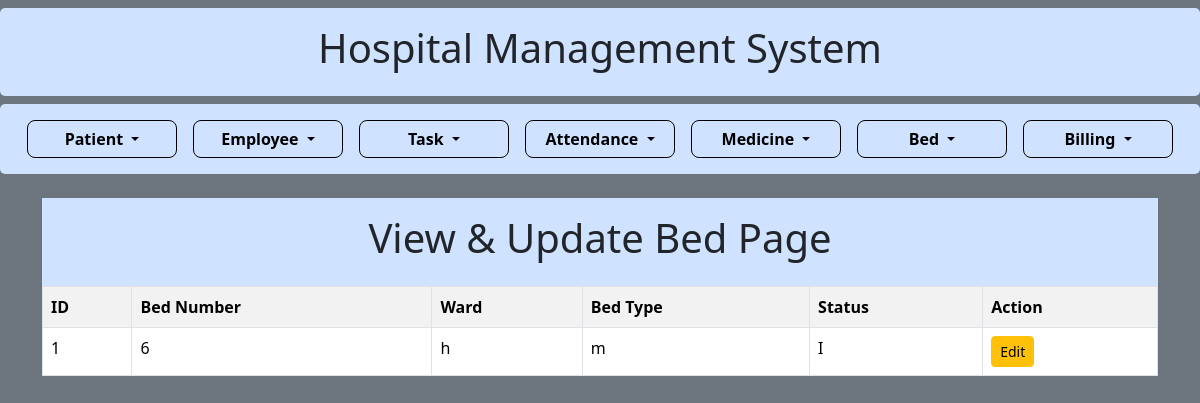
The app's page /view_update_bed, older data.
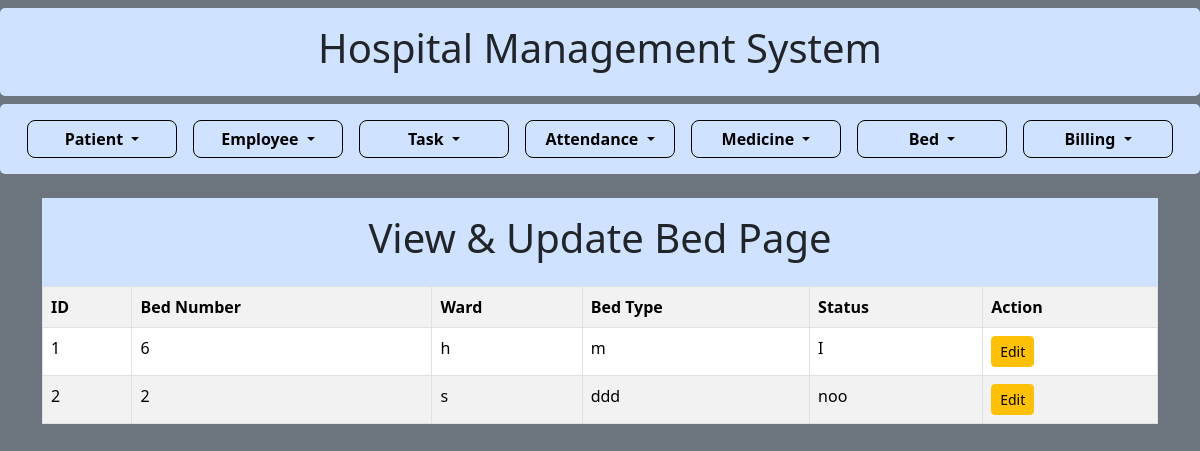
The same page, newer data.
### models/models_bed.py (models this page shows)
class Bed(db.Model):
    id = db.Column(db.Integer, primary_key=True)
    bed_number = db.Column(db.String(50))
    ward = db.Column(db.String(100))
    bed_type = db.Column(db.String(100))
    status = db.Column(db.String(50))

### routes/routes_bed.py (the view)
@bed_bp.route('/view_update_bed')
def view_update_bed():
    return render_template("view_update_bed.html", beds=Bed.query.all())

### templates/view_update_bed.html
{% extends "base.html" %}
{% block content %}
<div class="container-fluid mt-2 p-3 bg-primary-subtle text-dark">
    <h1 class="text-center">View & Update Bed Page</h1>
</div>
<table class="table table-bordered table-striped">
    <tr>
        <th>ID</th>
        <th>Bed Number</th>
        <th>Ward</th>
        <th>Bed Type</th>
        <th>Status</th>
        <th>Action</th>
    </tr>
    {% for bed in beds %}
    <tr>
        <td>{{ bed.id }}</td>
        <td>{{ bed.bed_number }}</td>
        <td>{{ bed.ward }}</td>
        <td>{{ bed.bed_type }}</td>
        <td>{{ bed.status }}</td>
        <td>
            <a href="{{ url_for('bed.edit_bed', id=bed.id) }}" class="btn btn-warning btn-sm">Edit</a>
        </td>
    </tr>
    {% endfor %}
</table>
{% endblock %}

Row changes from the older to the newer data that the page shows:
added Bed: id "2", bed_number "2", ward "s", bed_type "ddd", status "noo"
